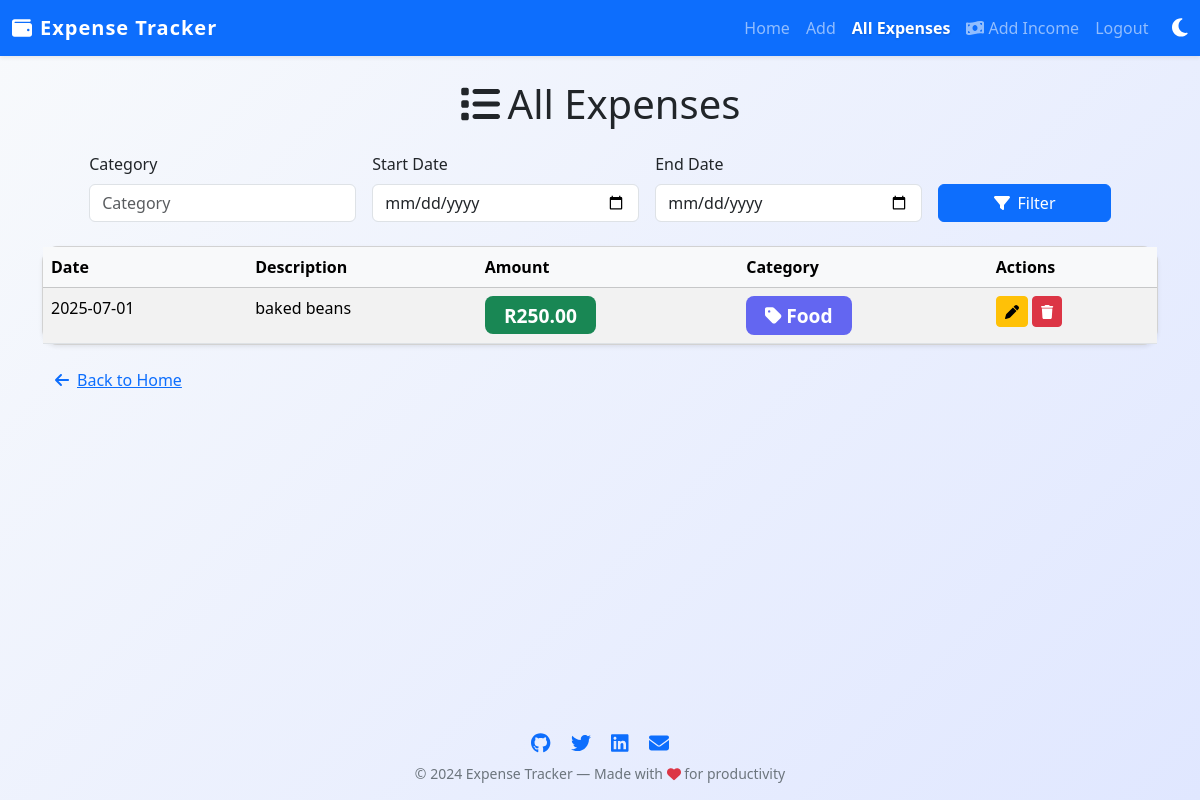
/expenses (signed in), run on the app's committed database.
### tables this page shows
CREATE TABLE expenses (
            id INTEGER PRIMARY KEY AUTOINCREMENT,
            user_id INTEGER NOT NULL,
            date TEXT NOT NULL,
            description TEXT NOT NULL,
            amount REAL NOT NULL,
            category TEXT NOT NULL,
            FOREIGN KEY(user_id) REFERENCES users(id)
        );

### expenses.py (the view, shortened to what this page needs)
@expenses_bp.route('/expenses', methods=['GET', 'POST'])
@login_required
def list_expenses():
    filter_query = 'WHERE user_id = ?'
    params = [current_user.id]
    conn = sqlite3.connect(app.config['DB_NAME'])
    c = conn.cursor()
    c.execute(f'SELECT * FROM expenses {filter_query} ORDER BY date DESC, id DESC', params)
    expenses = c.fetchall()
    conn.close()
    return render_template('list.html', expenses=expenses)

### app.py (called while the page is built)
def create_app():
    app = Flask(__name__)
    app.secret_key = 'your_secret_key'
    app.config['DB_NAME'] = 'expenses.db'
    login_manager = LoginManager(app)
    login_manager.login_view = 'login'
    bcrypt = Bcrypt(app)
    @login_manager.user_loader
    def load_user(user_id):
        return User.get(user_id)
    init_db()
    from auth import auth_bp
    from expenses import expenses_bp
    from budgets import budgets_bp
    from incomes import incomes_bp
    from dashboard import dashboard_bp
    app.register_blueprint(auth_bp)
    app.register_blueprint(expenses_bp)
    app.register_blueprint(budgets_bp)
    app.register_blueprint(incomes_bp)
    app.register_blueprint(dashboard_bp)
    return app

### models.py (called while the page is built)
    @staticmethod
    def get(user_id):
        conn = sqlite3.connect(DB_NAME)
        c = conn.cursor()
        c.execute('SELECT id, username, password FROM users WHERE id = ?', (user_id,))
        user = c.fetchone()
        conn.close()
        if user:
            return User(*user)
        return None

### templates/list.html (shortened to what this page needs)
{% extends 'base.html' %}
{% block content %}
<h1 class="mb-4 text-center"><i class="fa-solid fa-list me-2"></i>All Expenses</h1>
<form method="post" class="row g-3 mb-4 justify-content-center align-items-end">
    <div class="col-md-3">
        <label class="form-label">Category</label>
        <input type="text" name="category" class="form-control" placeholder="Category" value="{{ request.form.category or '' }}">
    </div>
    <div class="col-md-3">
        <label class="form-label">Start Date</label>
        <input type="date" name="start_date" class="form-control" placeholder="Start Date" value="{{ request.form.start_date or '' }}">
    </div>
    <div class="col-md-3">
        <label class="form-label">End Date</label>
        <input type="date" name="end_date" class="form-control" placeholder="End Date" value="{{ request.form.end_date or '' }}">
    </div>
    <div class="col-md-2">
        <button type="submit" class="btn btn-primary w-100"><i class="fa-solid fa-filter me-2"></i>Filter</button>
    </div>
</form>
<div class="card shadow-sm">
    <div class="card-body p-0">
        <table class="table table-striped mb-0">
            <thead class="table-light">
                <tr>
                    <th>Date</th>
                    <th>Description</th>
                    <th>Amount</th>
                    <th>Category</th>
                    <th>Actions</th>
                </tr>
            </thead>
            <tbody>
                {% for exp in expenses %}
                <tr>
                    <td>{{ exp[2] }}</td>
                    <td>{{ exp[3] }}</td>
                    <td><span class="badge bg-success">R{{ '%.2f'|format(exp[4]) }}</span></td>
                    <td><span class="badge" style="background-color: {{ ['#6366f1','#f59e42','#10b981','#f43f5e','#fbbf24','#3b82f6','#a21caf','#eab308'][(loop.index0)%8] }}; color: #fff;"><i class="fa-solid fa-tag me-1"></i>{{ exp[5] }}</span></td>
                    <td>
                        <a href="{{ url_for('expenses.edit_expense', expense_id=exp[0]) }}" class="btn btn-sm btn-warning" data-bs-toggle="tooltip" title="Edit"><i class="fa-solid fa-pen"></i></a>
                        <form action="{{ url_for('expenses.delete_expense', expense_id=exp[0]) }}" method="post" style="display:inline;">
                            <button type="submit" class="btn btn-sm btn-danger" data-bs-toggle="tooltip" title="Delete" onclick="return confirm('Delete this expense?');"><i class="fa-solid fa-trash"></i></button>
                        </form>
                    </td>
                </tr>
                {% endfor %}
            </tbody>
        </table>
    </div>
</div>
<a href="{{ url_for('dashboard.index') }}" class="btn btn-link mt-3"><i class="fa-solid fa-arrow-left me-2"></i>Back to Home</a>
{% endblock %}

### static/style.css (style rules this page uses)
body { background: linear-gradient(135deg, #f8fafc 0%, #e0e7ff 100%); transition: background 0.3s; }
.card { border-radius: 1rem; box-shadow: 0 2px 16px rgba(0,0,0,0.07); transition: box-shadow 0.2s; }
.badge { font-size: 1.2rem; border-radius: 0.5rem; padding: 0.5em 1em; transition: background 0.2s, color 0.2s; }
.btn { transition: background 0.2s, color 0.2s, box-shadow 0.2s; }

### templates/base.html (style rules this page uses)
html, body { height: 100%; }
body { display: flex; flex-direction: column; min-height: 100vh; }

### data on the page
expenses: date "2025-07-01", description "baked beans", amount "250.00", category "Food"

### other printed values
{{ 2024 }} "2024"
